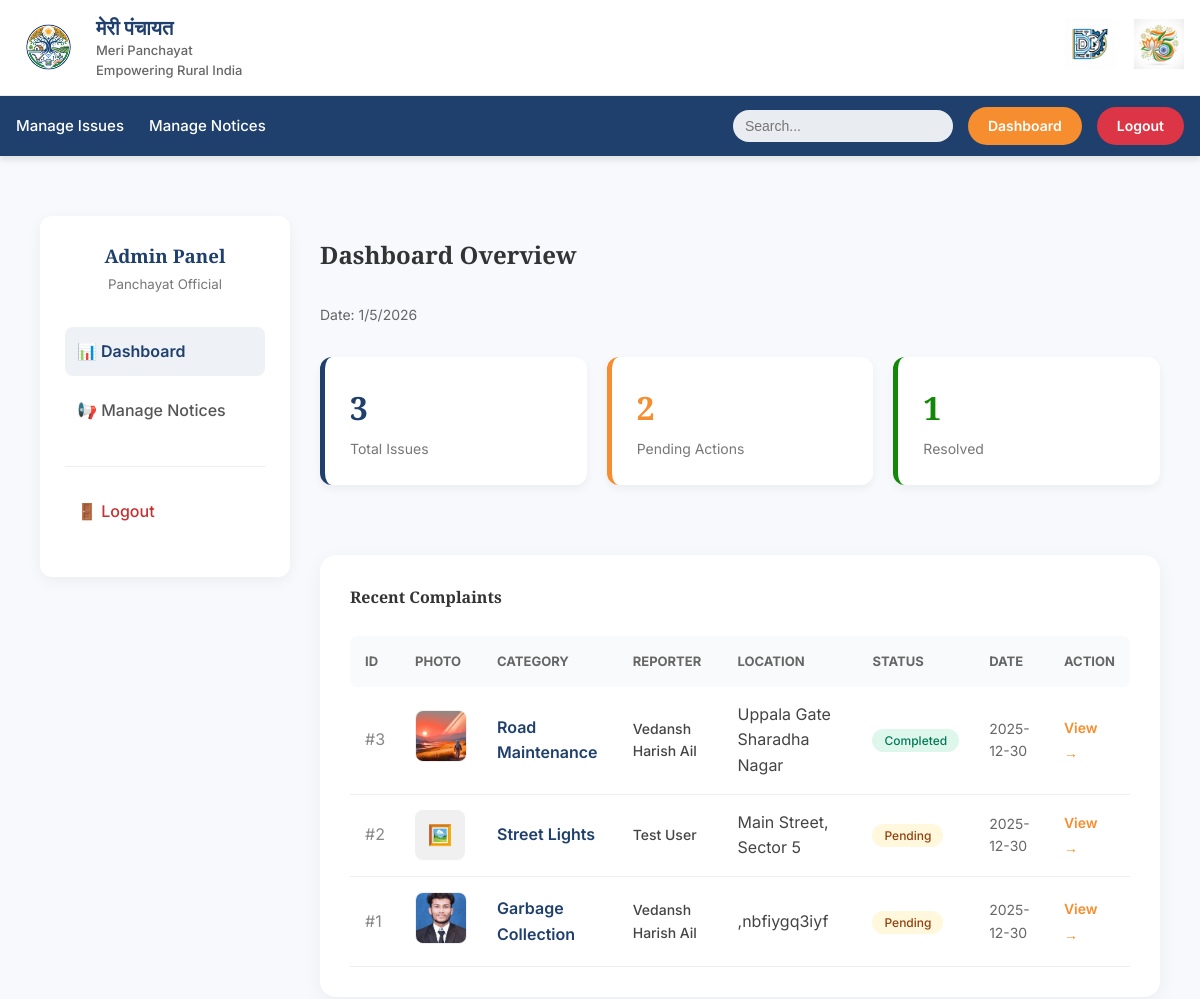
Page /admin (signed in, upper part) on the earlier database version.
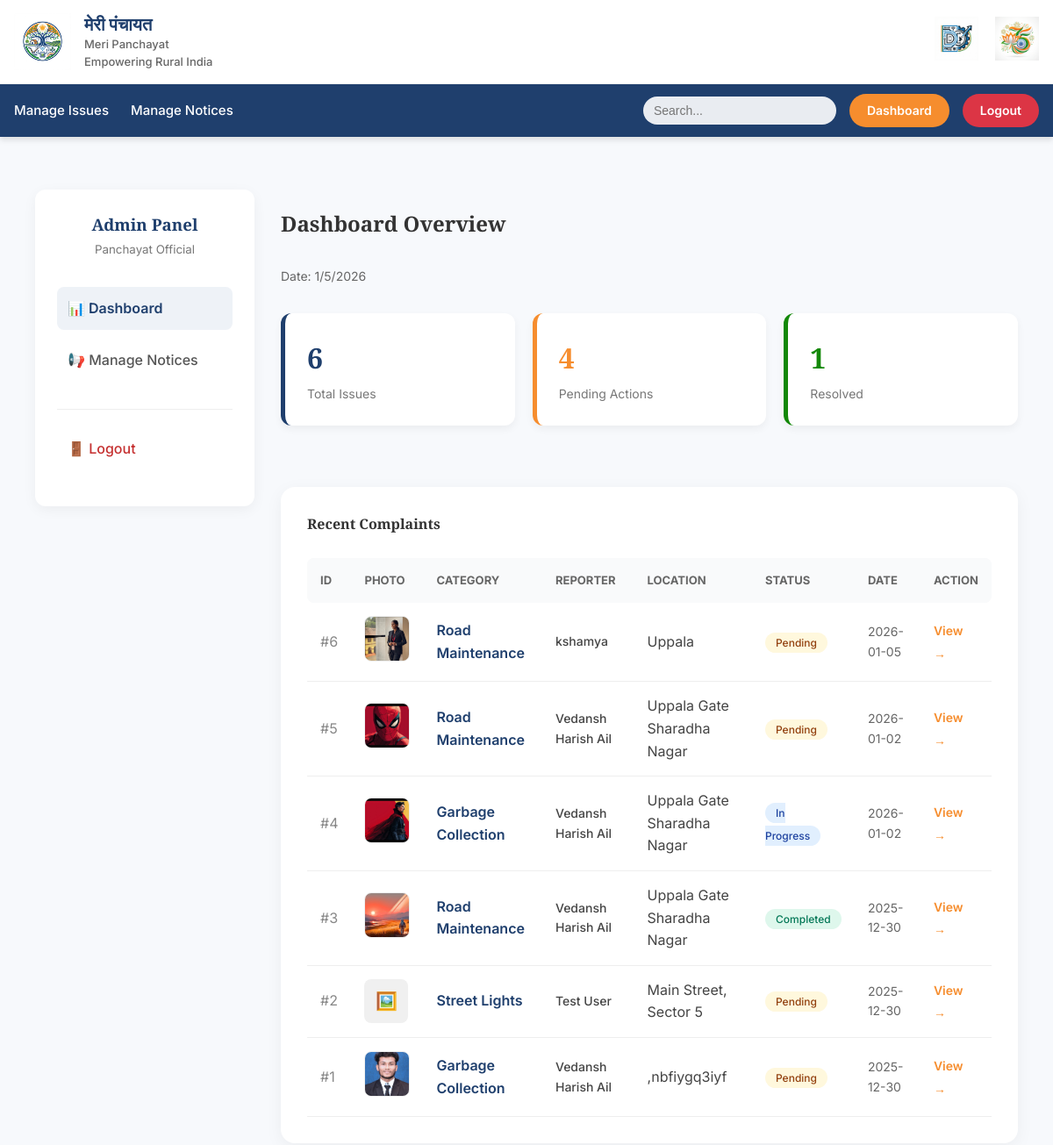
Same page on the later database version.
### tables this page shows
CREATE TABLE issues (
        id INTEGER PRIMARY KEY AUTOINCREMENT,
        panchayath_id INTEGER,
        category TEXT,
        description TEXT,
        location TEXT,
        status TEXT DEFAULT 'Pending',
        created_at DATETIME DEFAULT CURRENT_TIMESTAMP
    , photo_path TEXT, user_id INTEGER);

CREATE TABLE users (
        id INTEGER PRIMARY KEY AUTOINCREMENT,
        name TEXT,
        email TEXT UNIQUE,
        mobile TEXT,
        password_hash TEXT,
        created_at DATETIME DEFAULT CURRENT_TIMESTAMP
    );

### app.py (the view)
@app.route("/admin")
@login_required
def admin_dashboard():
    pid = session["panchayath_id"]
    conn = connect_db()
    issues = conn.execute("""
        SELECT i.*, u.name as reporter_name
        FROM issues i
        LEFT JOIN users u ON i.user_id = u.id
        WHERE i.panchayath_id = ?
        ORDER BY i.created_at DESC
    """, (pid,)).fetchall()
    conn.close()
    return render_template("admin/dashboard.html", issues=issues)

### app.py (called while the page is built)
def connect_db():
    conn = sqlite3.connect(DB_NAME)
    conn.row_factory = sqlite3.Row
    return conn

def login_required(f):
    @wraps(f)
    def decorated_function(*args, **kwargs):
        if "admin_id" not in session:
            flash("Please login to access this page.", "warning")
            return redirect(url_for("admin_login"))
        return f(*args, **kwargs)
    return decorated_function

### templates/admin/dashboard.html (shortened to what the changed rows need)
{% extends "base.html" %}
{% block css %}
<link rel="stylesheet" href="{{ url_for('static', filename='css/dashboard.css') }}">
{% endblock %}
{% block content %}
<div class="admin-dashboard-container"
  style="display: grid; grid-template-columns: 250px 1fr; gap: 30px; padding: 40px; min-height: 80vh; max-width: 1400px; margin: auto;">
  <main class="dashboard-main">
    <h2 style="margin: 0; color: #333;">Dashboard Overview</h2>
    <div class="dashboard-stats"
      style="display: grid; grid-template-columns: repeat(auto-fit, minmax(200px, 1fr)); gap: 20px; margin-bottom: 40px;">
      <div class="stat-card"
        style="background: white; padding: 25px; border-radius: 12px; box-shadow: 0 4px 10px rgba(0,0,0,0.05); border-left: 5px solid var(--primary-color);">
        <h3 style="margin: 0; font-size: 32px; color: var(--primary-color);">{{ issues|length }}</h3>
        <p style="margin: 5px 0 0; color: #777; font-size: 14px;">Total Issues</p>
      </div>
      <div class="stat-card"
        style="background: white; padding: 25px; border-radius: 12px; box-shadow: 0 4px 10px rgba(0,0,0,0.05); border-left: 5px solid var(--secondary-color);">
        {% set pending = issues|selectattr('status', 'equalto', 'Pending')|list|length %}
        <h3 style="margin: 0; font-size: 32px; color: var(--secondary-color);">{{ pending }}</h3>
        <p style="margin: 5px 0 0; color: #777; font-size: 14px;">Pending Actions</p>
      </div>
        {% set resolved = issues|selectattr('status', 'equalto', 'Completed')|list|length %}
    </div>
    <div class="recent-issues"
      style="background: white; padding: 30px; border-radius: 16px; box-shadow: 0 5px 20px rgba(0,0,0,0.05);">
      <div style="overflow-x: auto;">
        <table style="width: 100%; border-collapse: collapse;">
          <thead>
            <tr style="text-align: left; background: #f9fafb; color: #666; font-size: 13px; text-transform: uppercase;">
              <th style="padding: 15px; border-radius: 8px 0 0 8px;">ID</th>
              <th style="padding: 15px;">Photo</th>
              <th style="padding: 15px;">Category</th>
              <th style="padding: 15px;">Reporter</th>
              <th style="padding: 15px;">Location</th>
              <th style="padding: 15px;">Status</th>
              <th style="padding: 15px;">Date</th>
              <th style="padding: 15px; border-radius: 0 8px 8px 0;">Action</th>
            </tr>
          </thead>
          <tbody>
            {% for i in issues %}
            <tr style="border-bottom: 1px solid #eee; transition: background 0.2s;">
              <td style="padding: 15px; color: #888;">#{{ i.id }}</td>
              <td style="padding: 15px;">
                {% if i.photo_path %}
                <img src="{{ url_for('static', filename=i.photo_path) }}"
                  style="width: 50px; height: 50px; object-fit: cover; border-radius: 8px; border: 1px solid #eee;">
                {% else %}
                <div
                  style="width: 50px; height: 50px; background: #f0f0f0; border-radius: 8px; display: flex; align-items: center; justify-content: center; font-size: 20px;">
                  🖼️</div>
                {% endif %}
              </td>
              <td style="padding: 15px; font-weight: 600; color: var(--primary-color);">{{ i.category }}</td>
              <td style="padding: 15px; font-size: 14px;">
                <span style="font-weight: 500;">{{ i.reporter_name or 'Unknown' }}</span>
              </td>
              <td style="padding: 15px;">{{ i.location }}</td>
              <td style="padding: 15px;">
                <span style="font-size: 12px; padding: 4px 12px; border-radius: 20px; font-weight: 500;
                    {% if i.status == 'Completed' %} background: #def7ec; color: #047857;
                    {% elif i.status == 'In Progress' %} background: #e1effe; color: #1e429f;
                    {% else %} background: #fff8dd; color: #92400e; {% endif %}">
                  {{ i.status }}
                </span>
              </td>
              <td style="padding: 15px; font-size: 14px; color: #666;">{{ i.created_at[:10] }}</td>
              <td style="padding: 15px;">
                <a href="{{ url_for('admin_issue_detail', issue_id=i.id) }}"
                  style="text-decoration: none; color: var(--secondary-color); font-weight: 600; font-size: 14px;">View
                  &rarr;</a>
              </td>
            </tr>
            {% else %}
            <tr>
              <td colspan="6" style="padding: 30px; text-align: center; color: #777;">No issues found.</td>
            </tr>
            {% endfor %}
          </tbody>
        </table>
      </div>
    </div>
  </main>
</div>
{% endblock %}

Differences in the rows shown:
added issues: id "6", photo_path (picture), category "Road Maintenance", name "kshamya", location "Uppala", status "Pending", created_at "2026-01-05"
added issues: id "5", photo_path (picture), category "Road Maintenance", name "Vedansh Harish Ail", location "Uppala Gate Sharadha Nagar", status "Pending", created_at "2026-01-02"
added issues: id "4", photo_path (picture), category "Garbage Collection", name "Vedansh Harish Ail", location "Uppala Gate Sharadha Nagar", status "In Progress", created_at "2026-01-02"
Other differences:
{{ issues|length }}: "3" → "6"
{{ pending }}: "2" → "4"
